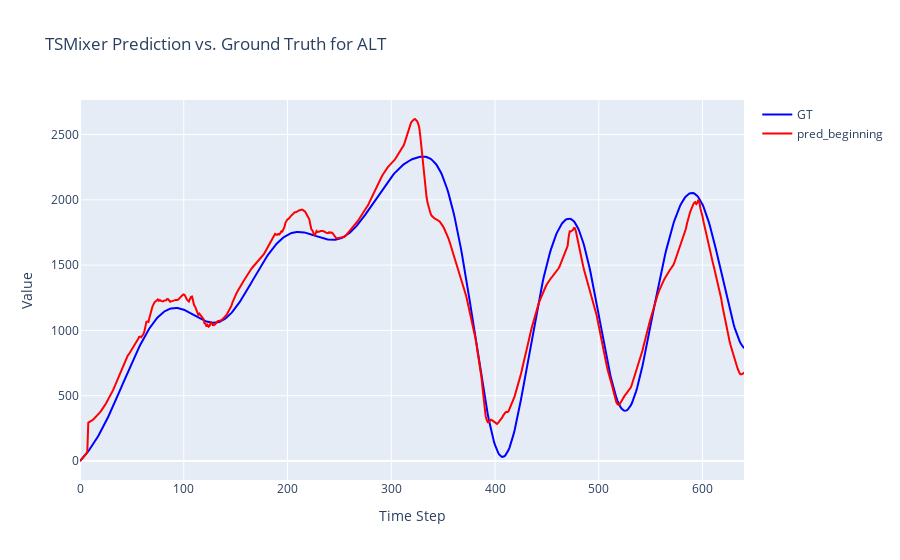
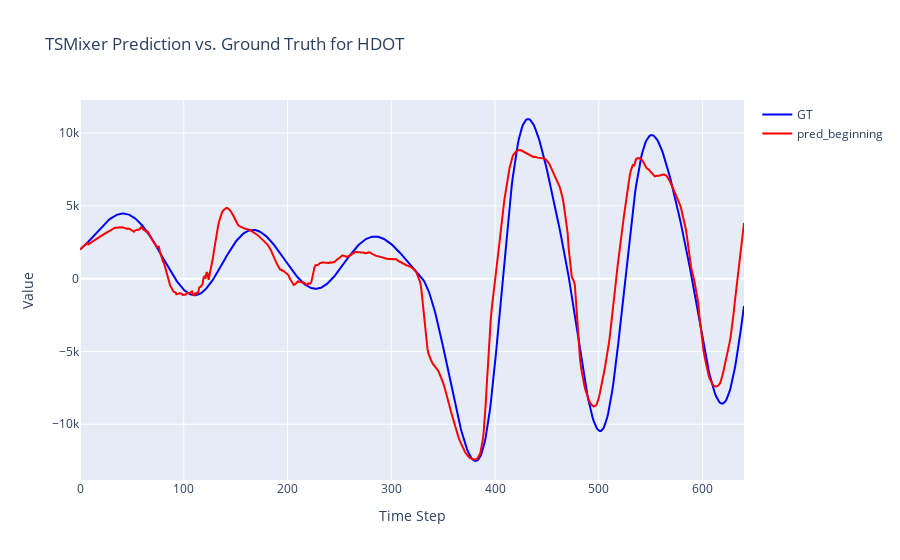
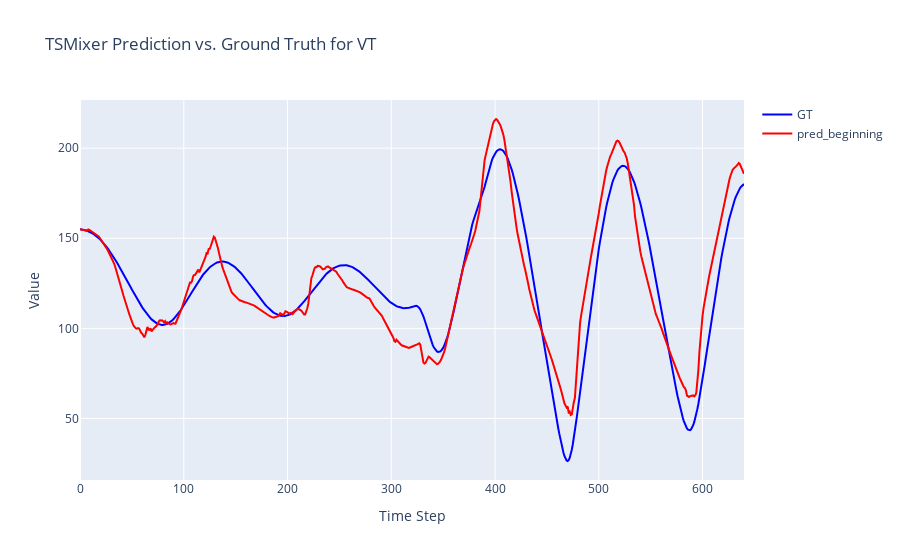
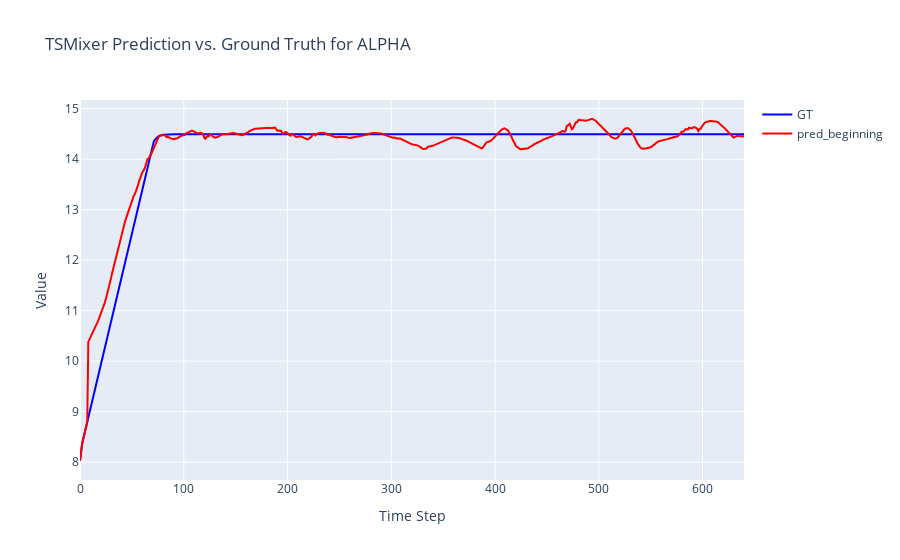

The code cell stored with these charts, in order, in its notebook:
### Code cell
# 使用模型进行对全部数据进行时序预测
'''
分割比例：训练集+验证集+测试集=0.7+0.2+0.1
'''
filepath = ('../Dataset/Simulate_Data/set_1/File_indexed.xlsx')
df_raw = pd.read_excel(filepath)
df = df_raw.set_index('TIME') # 以时间步为编号变量

GT = np.array(df)
# print(GT.shape)

scaler = StandardScaler()
GT_scaled = scaler.fit_transform(GT)

pred_scaled = None
for start in range(0, GT_scaled.shape[0] - seq_len):
    input = torch.from_numpy(GT_scaled[start:start+seq_len].astype(np.float32)).to(device)
    input = input.unsqueeze(0)
    output = model(input)
    output = output.to('cpu').detach().numpy()[0]
    # print(pred_results.shape)
    if start == 0:
        pred_scaled = np.vstack((GT_scaled[:seq_len], output[0, :]))
        # print(test_X_pred.shape)
    else:
        pred_scaled = np.vstack((pred_scaled, output[0, :]))
    # break
# print(pred.shape)
        
# 以训练集的均值和方差还原为原始量纲
pred = scaler.inverse_transform(pred_scaled)

import plotly.graph_objects as go

# 交互式可视化
for idx in range(len(cols_to_plot)):
    fig = go.Figure()
    # fig.add_trace(go.Scatter(y=test_X_origin[:decay_steps+pred_steps, idx], mode='lines', name = 'GT', line = dict(color='blue')))
    fig.add_trace(go.Scatter(y=GT[:, idx], mode='lines', name = 'GT', line = dict(color='blue')))
    fig.add_trace(go.Scatter(y=pred[:, idx], mode='lines', name = 'pred_beginning', line = dict(color='red')))
    fig.update_layout(
        title=f'TSMixer Prediction vs. Ground Truth for {cols_to_plot[idx]}',
        xaxis_title='Time Step',
        yaxis_title='Value'
    )
    fig.show()

### Figure 1 — Plotly figure (JSON) as saved in the notebook; plotly's stock layout.template omitted (floating-point values rounded to 4 significant figures; data arrays with more than 128 entries replaced by an {"elided": "..."} marker saying what was removed)
{"data": [{"line": {"color": "blue"}, "mode": "lines", "name": "GT", "type": "scatter", "y": {"elided": "641 float values"}}, {"line": {"color": "red"}, "mode": "lines", "name": "pred_beginning", "type": "scatter", "y": {"elided": "641 float values"}}], "layout": {"title": {"text": "TSMixer Prediction vs. Ground Truth for ALT"}, "xaxis": {"title": {"text": "Time Step"}}, "yaxis": {"title": {"text": "Value"}}}}

### Figure 2 — Plotly figure (JSON) as saved in the notebook; plotly's stock layout.template omitted (floating-point values rounded to 4 significant figures; data arrays with more than 128 entries replaced by an {"elided": "..."} marker saying what was removed)
{"data": [{"line": {"color": "blue"}, "mode": "lines", "name": "GT", "type": "scatter", "y": {"elided": "641 float values"}}, {"line": {"color": "red"}, "mode": "lines", "name": "pred_beginning", "type": "scatter", "y": {"elided": "641 float values"}}], "layout": {"title": {"text": "TSMixer Prediction vs. Ground Truth for HDOT"}, "xaxis": {"title": {"text": "Time Step"}}, "yaxis": {"title": {"text": "Value"}}}}

### Figure 3 — Plotly figure (JSON) as saved in the notebook; plotly's stock layout.template omitted (floating-point values rounded to 4 significant figures; data arrays with more than 128 entries replaced by an {"elided": "..."} marker saying what was removed)
{"data": [{"line": {"color": "blue"}, "mode": "lines", "name": "GT", "type": "scatter", "y": {"elided": "641 float values"}}, {"line": {"color": "red"}, "mode": "lines", "name": "pred_beginning", "type": "scatter", "y": {"elided": "641 float values"}}], "layout": {"title": {"text": "TSMixer Prediction vs. Ground Truth for VT"}, "xaxis": {"title": {"text": "Time Step"}}, "yaxis": {"title": {"text": "Value"}}}}

### Figure 4 — Plotly figure (JSON) as saved in the notebook; plotly's stock layout.template omitted (floating-point values rounded to 4 significant figures; data arrays with more than 128 entries replaced by an {"elided": "..."} marker saying what was removed)
{"data": [{"line": {"color": "blue"}, "mode": "lines", "name": "GT", "type": "scatter", "y": {"elided": "641 float values"}}, {"line": {"color": "red"}, "mode": "lines", "name": "pred_beginning", "type": "scatter", "y": {"elided": "641 float values"}}], "layout": {"title": {"text": "TSMixer Prediction vs. Ground Truth for ALPHA"}, "xaxis": {"title": {"text": "Time Step"}}, "yaxis": {"title": {"text": "Value"}}}}
